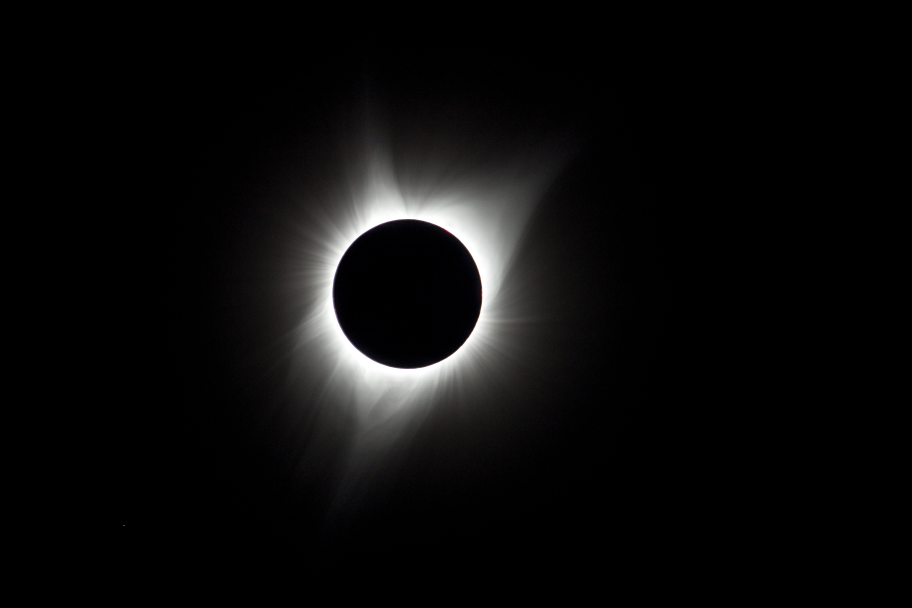
#> input picture total_solar_eclipse2017.jpg, 2736 x 1824 px (shown at 1/3 size)
$ jupyter execute --allow-errors 'Processing your Eclipse Photo with SunPy.ipynb'   (shell and % lines are left out)
#> lines starting #> are read from the running program, lines starting #| are printed output that depends on the picture; after the words box and inside, x2 and y2 are one past the last pixel; in counts of white or black regions, pixels touching at a corner belong together
# Processing your Eclipse Photo with SunPy

Requirements
* Python 3
* matplotlib
* scipy
* sunpy >= 0.8
* skimage
* exifread
* astropy

[cell 1]
from datetime import datetime

import numpy as np
import matplotlib
import matplotlib.pyplot as plt
from matplotlib.patches import Circle

import scipy.ndimage as ndimage
from skimage.transform import hough_circle, hough_circle_peaks

import astropy.wcs
from astropy.coordinates import EarthLocation, SkyCoord
import astropy.units as u

import sunpy
import sunpy.map
import sunpy.coordinates

import exifread # to read information from the image

[cell 2]
sunpy.system_info()
#> (this line was passed over: sunpy is not available in this run)

Replace the following with your photo filename. Here we are using an eclipse photo originally taken by Henke Bril taken in Salloum, Egypt on March 29, 2006. We've hacked the EXIF info to make it seem like it was taken for this eclipse. We will update this with a real 2017 Eclipse photo as soon as we have one!

[cell 3]
f = 'total_solar_eclipse2017.jpg'

## First let's try to get some metadata from the file

#> (a cell that did not finish here is left out)

[cell 5]
# the following functions will help us get GPS data from the EXIF data if it exists
def _convert_to_degress(value):
    """
    Helper function to convert the GPS coordinates stored in the EXIF to degress in float format
    :param value:
    :type value: exifread.utils.Ratio
    :rtype: float
    """
    d = float(value.values[0].num) / float(value.values[0].den)
    m = float(value.values[1].num) / float(value.values[1].den)
    s = float(value.values[2].num) / float(value.values[2].den)

    return d + (m / 60.0) + (s / 3600.0)

def get_exif_location(exif_data):
    """
    Returns the latitude and longitude, if available, from the provided exif_data (obtained through get_exif_data above)
    """
    lat = None
    lon = None

    gps_latitude = exif_data.get('GPS GPSLatitude', None)
    gps_latitude_ref = exif_data.get('GPS GPSLatitudeRef', None)
    gps_longitude = exif_data.get('GPS GPSLongitude', None)
    gps_longitude_ref = exif_data.get('GPS GPSLongitudeRef', None)

    if gps_latitude and gps_latitude_ref and gps_longitude and gps_longitude_ref:
        lat = _convert_to_degress(gps_latitude)
        if gps_latitude_ref.values[0] != 'N':
            lat = 0 - lat

        lon = _convert_to_degress(gps_longitude)
        if gps_longitude_ref.values[0] != 'E':
            lon = 0 - lon

    return lat, lon

#> (a cell that did not finish here is left out)

The following variables need to be defined. If they were not found in the EXIF data please define them below

[cell 7]
# exposure_time = 0.1 * u.s
# camera_model_str = 'Canon 70D'
# author_str = 'Julius Berkowski'
time = datetime(2017, 8, 21, 17, 27, 13) # don't forget to convert your time to UTC!
#gps = [44.37197, -116.87393] * u.deg # latitude, longitude of Mann Creek, Idaho

## Read in the image data

[cell 8]
# read in the image and flip it so that it's correct
im_rgb = np.flipud(matplotlib.image.imread(f))
# remove color info
im = np.average(im_rgb, axis=2)

# Get info from the image

We need the following information from the image
* the location of the center of the Sun/Moon and
* the scale of the picture which we get from the size of the Sun/Moon in pixels

[cell 9]
blur_im = ndimage.gaussian_filter(im, 8)
mask = blur_im > blur_im.mean() * 3
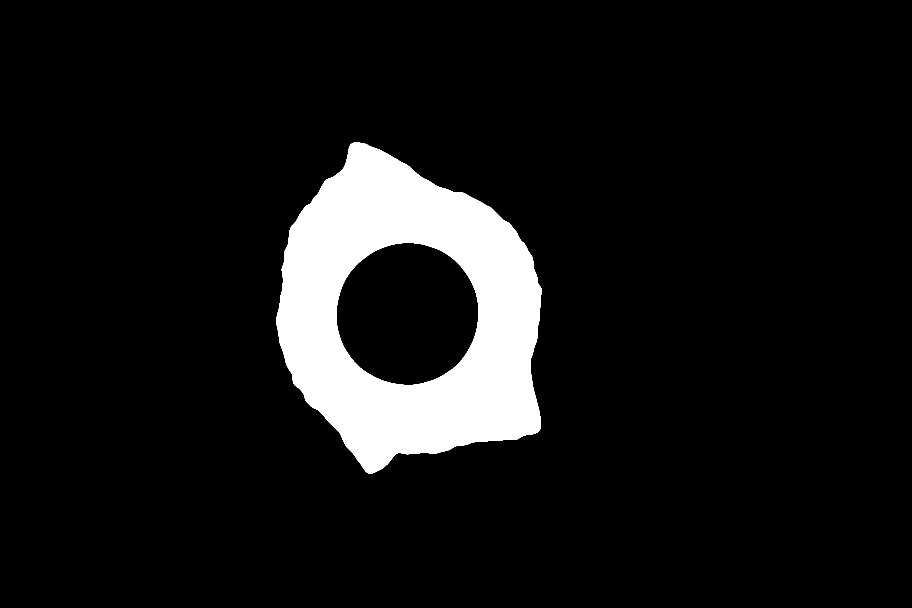
#> mask: shape (1824, 2736) bool (shown at 1/3 size); 8.6% white; 1 white region, box (x1, y1, x2, y2) and area: (829, 427, 1626, 1421) 428038
plt.imshow(mask)

[cell 10]
label_im, nb_labels = ndimage.label(mask)
#> nb_labels = 1
plt.imshow(label_im)

[cell 11]
slice_x, slice_y = ndimage.find_objects(label_im==1)[0]
roi = blur_im[slice_x, slice_y]
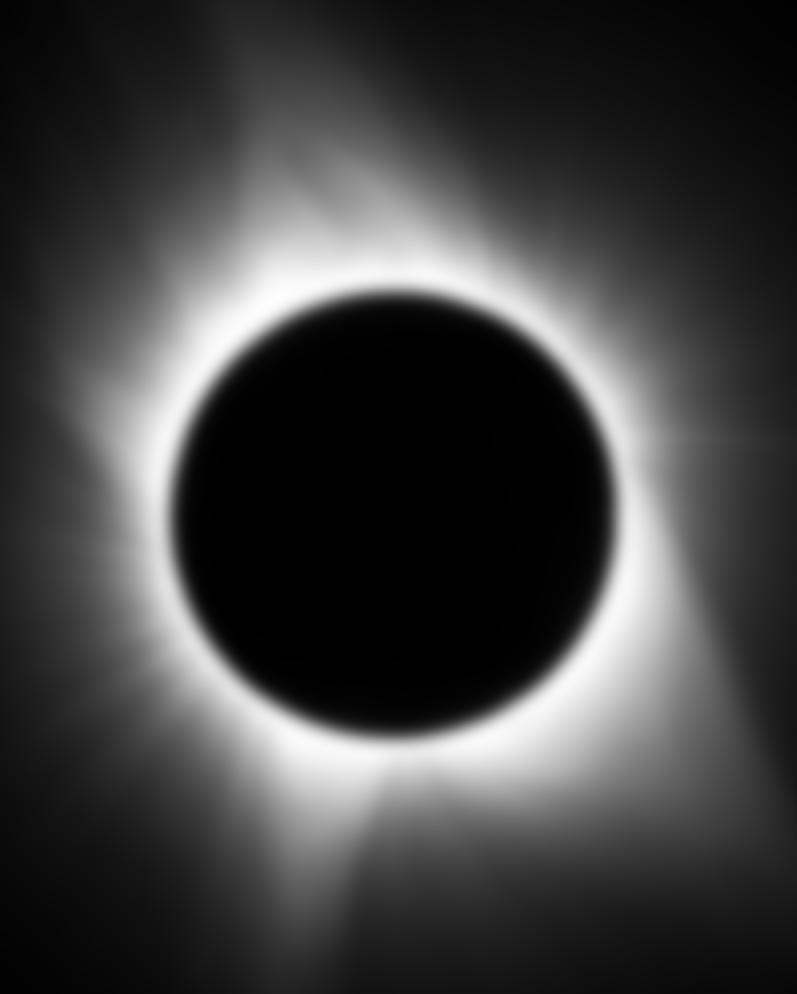
#> roi: shape (994, 797) float64; min 0.165, max 253.4, mean 64.3
plt.imshow(roi)

[cell 12]
sx = ndimage.sobel(roi, axis=0, mode='constant')
sy = ndimage.sobel(roi, axis=1, mode='constant')
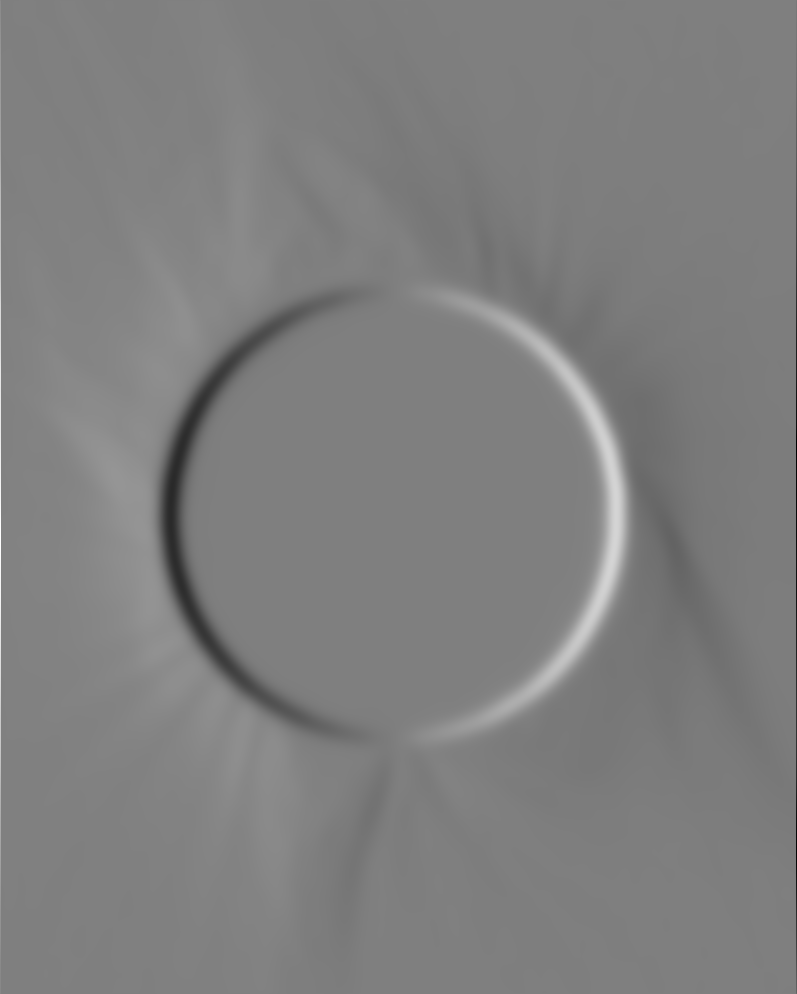
#> sy: shape (994, 797) float64; min -137.8, max 137.9, mean 0; drawn with min black and max white
sob = np.hypot(sx, sy)
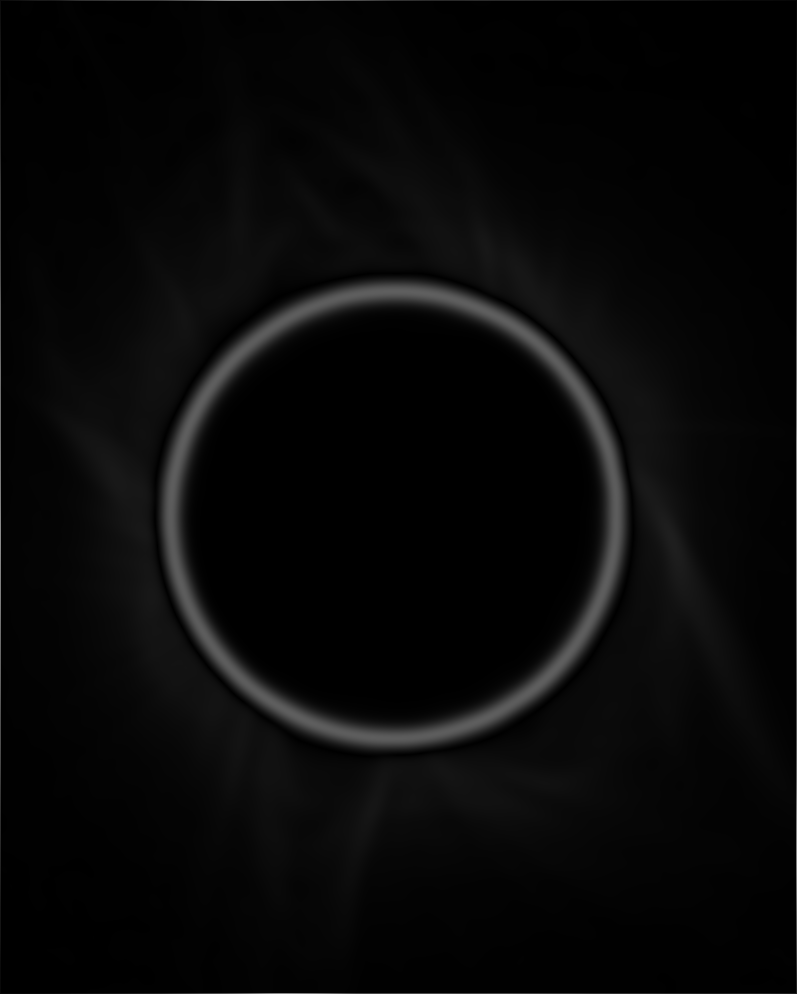
#> sob: shape (994, 797) float64; min 0.000503, max 137.9, mean 8.4
plt.imshow(sob > (sob.mean() * 5))
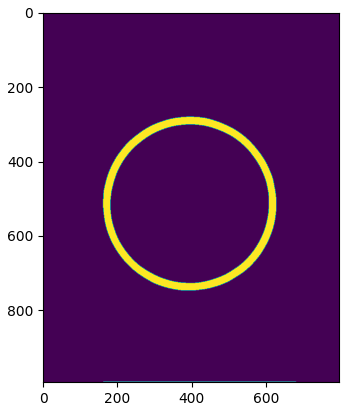
#> figure drawn by matplotlib, 1 panel

[cell 13]
from skimage.transform import hough_circle, hough_circle_peaks

hough_radii = np.arange(np.floor(np.mean(sob.shape)/4), np.ceil(np.mean(sob.shape)/2), 10)
#> hough_radii = 23 values from 223 to 443
hough_res = hough_circle(sob > (sob.mean() * 5), hough_radii)

# Select the most prominent circle
accums, cy, cx, radii = hough_circle_peaks(hough_res, hough_radii, total_num_peaks=1)
#> accums = [1]; cy = [393]; cx = [514]; radii = [223]
print(cx, cy, radii)
#| [514] [393] [223.]

[cell 14]
fig, ax = plt.subplots(ncols=1, nrows=1, figsize=(10, 4))
circ = Circle([cy, cx], radius=radii, facecolor='none', edgecolor='red', linewidth=2)
ax.imshow(sob)
ax.add_patch(circ)
plt.show()

[cell 15]
fig, ax = plt.subplots(ncols=3, nrows=1, figsize=(9.5, 6))
ax[0].imshow(im[slice_x, slice_y])
ax[0].set_title('Original')
ax[1].imshow(sob > (sob.mean() * 5))
ax[1].set_title('Derivative')
circ = Circle([cy, cx], radius=radii, facecolor='none', edgecolor='red', linewidth=2, label='Hough fit')
ax[2].imshow(im[slice_x, slice_y])
ax[2].add_patch(circ)
ax[2].set_title('Original with fit')
plt.legend()
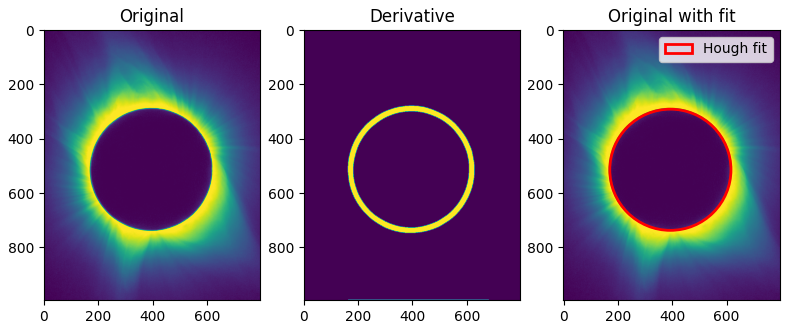
#> figure drawn by matplotlib, 3 panels

Now let's check it with the original image

[cell 16]
fig, ax = plt.subplots(ncols=1, nrows=1, figsize=(10, 4))
fudge_shift_x = 0 * u.pix # update this in case the fit needs to be shifted in x
fudge_shift_y = 0 * u.pix # update this in case the fit needs to be shifted in y
im_cx = (cx + slice_x.start) * u.pix + fudge_shift_x
im_cy = (cy + slice_y.start) * u.pix + fudge_shift_y
im_radius = radii * u.pix
print(im_radius)
#| [223.] pix
circ = Circle([im_cy.value, im_cx.value], radius=im_radius.value, facecolor='none', edgecolor='red', linewidth=2)
ax.imshow(im)
ax.add_patch(circ)
plt.show()

[cell 17]
masked = im.copy()
masked[slice_x, slice_y] = masked.min()
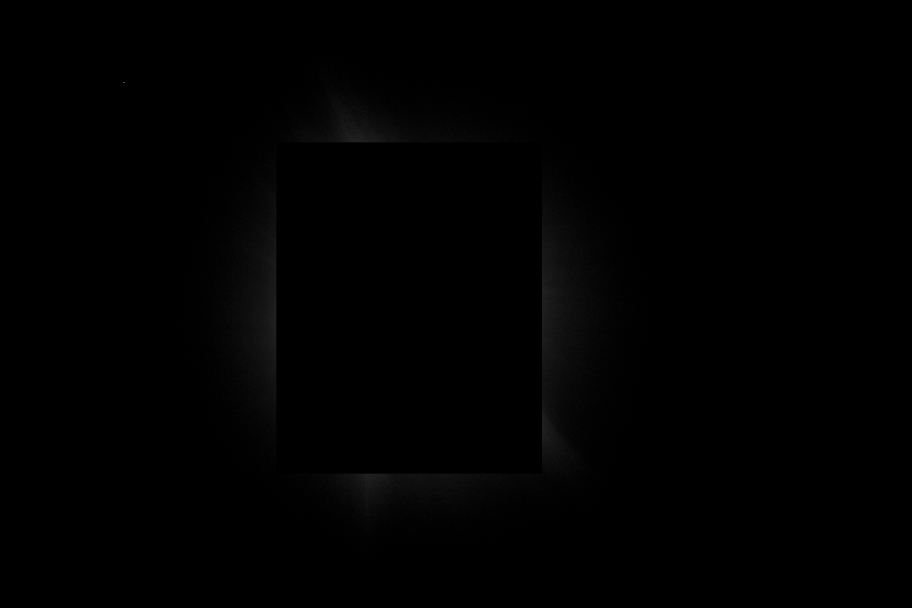
#> masked: shape (1824, 2736) float64 (shown at 1/3 size); min 0, max 222.7, mean 1.1

[cell 18]
plt.imshow(masked)
plt.plot(im_cy, im_cx, '*')
circ = Circle([im_cy.value, im_cx.value], radius=im_radius.value, facecolor='none', edgecolor='red', linewidth=2)
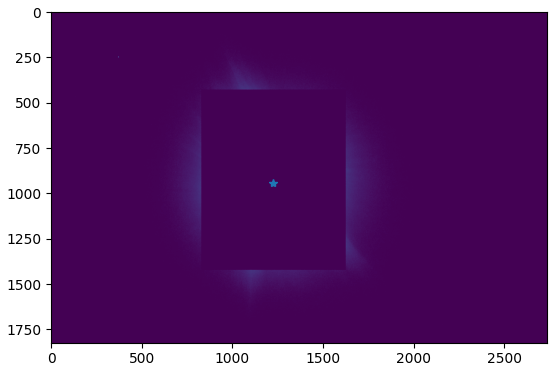
#> figure drawn by matplotlib, 1 panel

$ run again, with 0061778862638115218146806135726482471400617777427003177088425708_jpg_2017_08_21_11_38_43_1240_731.jpg copied over total_solar_eclipse2017.jpg
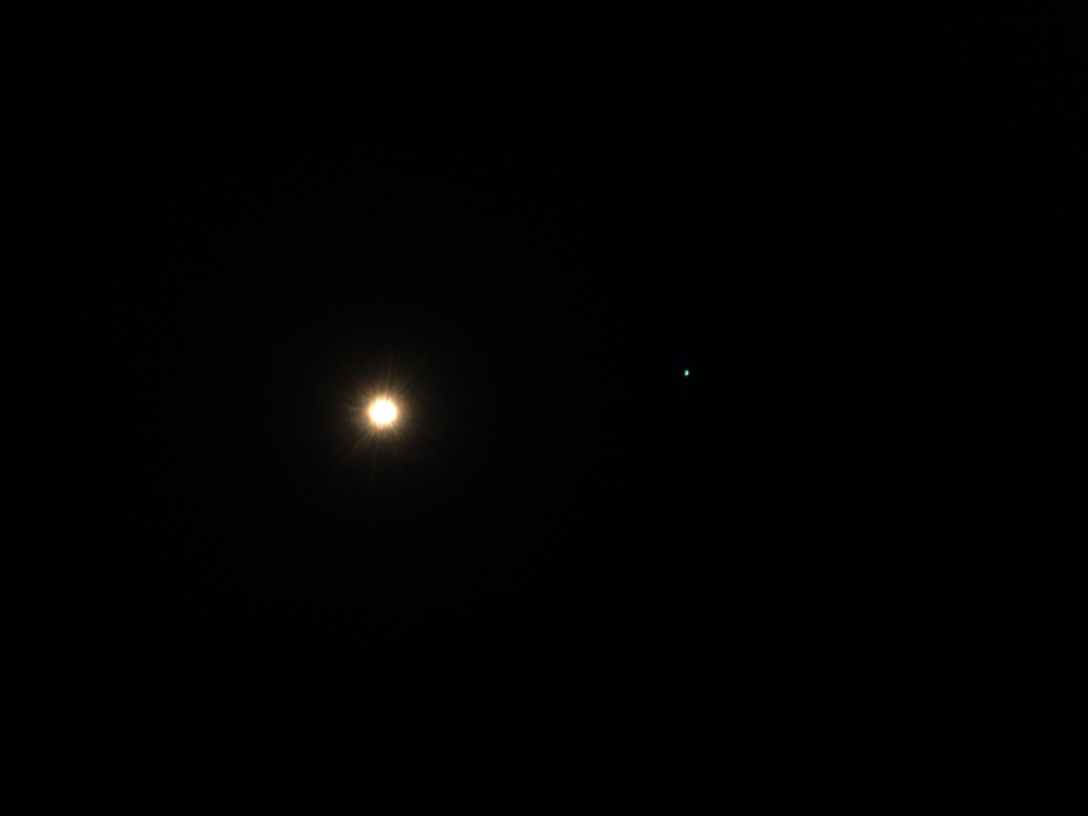
#> input picture 0061778862638115218146806135726482471400617777427003177088425708_jpg_2017_08_21_11_38_43_1240_731.jpg, 3264 x 2448 px (shown at 1/3 size)
#> mask: shape (2448, 3264) bool; 2.4% white; 2 white regions, box (x1, y1, x2, y2) and area: (891, 962, 1406, 1463) 193602, (2039, 1307, 2080, 1351) 1431
#> label_im: shape (2448, 3264) int32; 3 distinct labels, from 0 to 2
#> nb_labels = 2
#> `[cell 12] sx = ndimage.sobel(roi, axis=0, mode='constant') sy = ndimag..`:
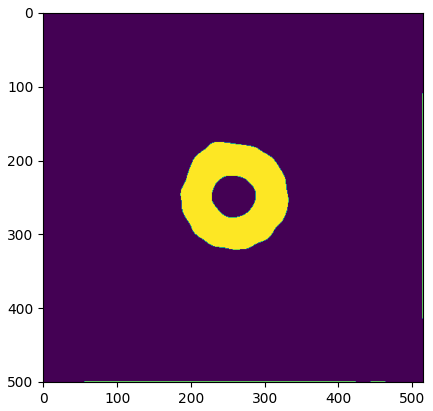
#> figure drawn by matplotlib, 1 panel
#> accums = [0.205]; cy = [350]; cx = [227]; radii = [127]
#| [227] [350] [127.]
#| [127.] pix
#> `[cell 18] plt.imshow(masked) plt.plot(im_cy, im_cx, '*') circ = Circle..`:
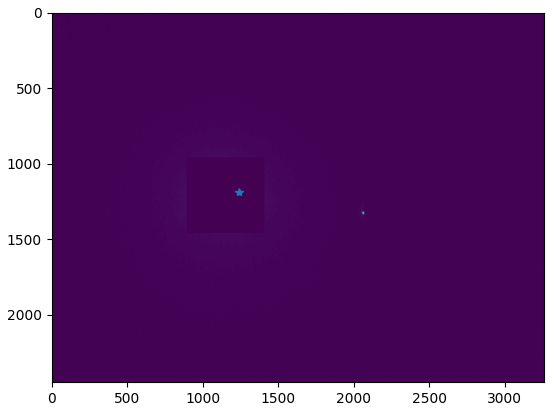
#> figure drawn by matplotlib, 1 panel
